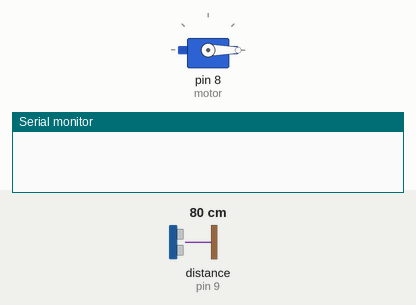
This sketch was run on a simulated Arduino Uno, built with avr-gcc and run on an emulated ATmega328P. On the bench: servo, the last lines printed to the serial monitor. Wiring (inferred from the names in the program): ultrasonic range finder: trigger pin 10; echo pin 9. The test bench sets the inputs (shaded band); at power-on: distance to the obstacle (sensor on pin 9) 80 cm. The echo pulse lasts 58.3 µs per cm.

Above: at 0.1 s.
At 1.1 s:
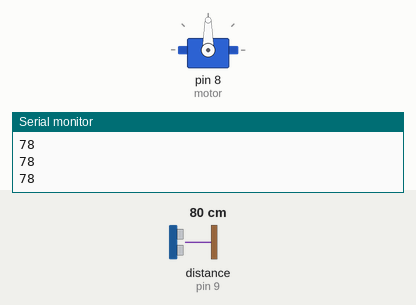
Timing chart, 0 to 2.6 s (numbered marks = the images above):
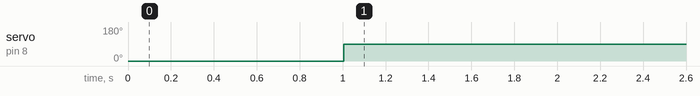

The sketch:

SmartBin.ino
```cpp
#include <Servo.h>
#include "SmartBin.h"
#define trig 10
#define echo 9
int dis = 0;
unsigned long prevtime = millis();
unsigned long prevtime2 = millis();
unsigned long currtime = 0;
bool timing = true;
Servo motor;

void distance() {
  digitalWrite(trig, LOW);
  delayMicroseconds(2);
  digitalWrite(trig, HIGH);
  delayMicroseconds(10);
  digitalWrite(trig, LOW);
  int long dur = pulseIn(echo, HIGH);
  dis = dur * 0.034 / 2;
}

bool open() {
  return (dis < distancetoopen || dis > 1000);
}

void setup() {
  pinMode(echo, INPUT);
  pinMode(trig, OUTPUT);
  motor.attach(8);
  motor.write(0);
  Serial.begin(9600);
}

void loop() {
  currtime = millis();
  if (currtime - prevtime >= 500) {
    distance();
    Serial.println(dis);
    prevtime = currtime;
  }
  if (open() && timing) {
    prevtime2 = currtime;
    timing = false;
  }
  if (!open() && !timing) {
    prevtime2 = 0;
    timing = true;
  }
  if (!timing && currtime - prevtime2 >= 1000) {
    motor.write(90);
    int invalidCount = 0;
    while (invalidCount < 5) {
      distance();
      Serial.println(dis);
      if (open()) {
        invalidCount = 0;
      } else {
        invalidCount++;
      }
      delay(300);
    }
    motor.write(0);
    prevtime2 = currtime;
    timing = true;
  }
}
```

SmartBin.h
```cpp
const int distancetoopen = 100;
void distance();
bool open();
```

Measured:
- by itself, servo on pin 8 (motor): 0° → 90° at 1.0 s
